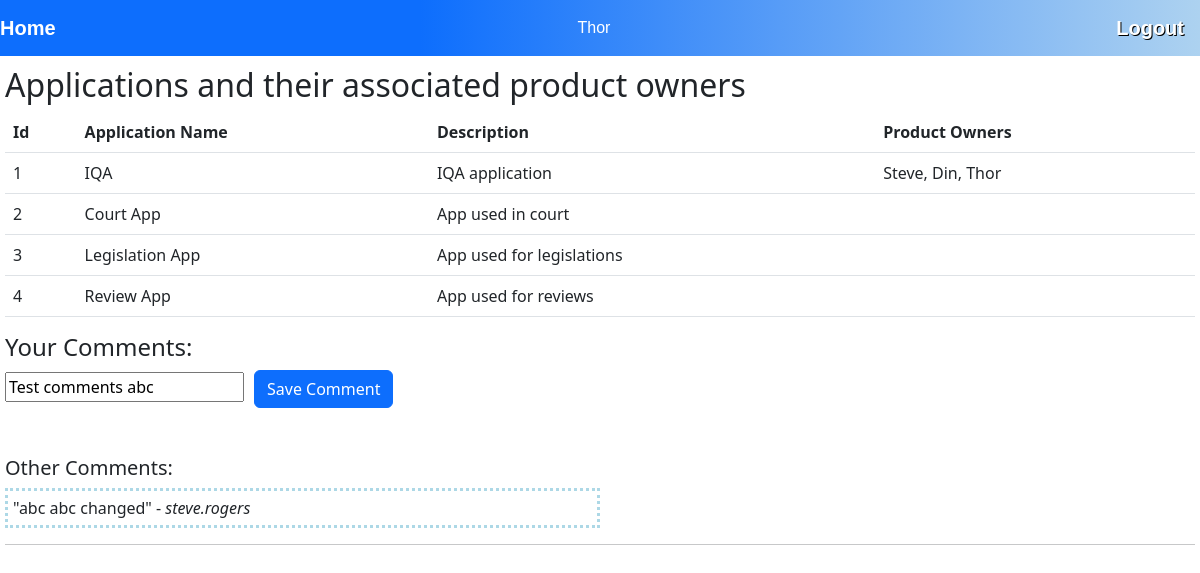
Page / (signed in) on the committed database.
### models.py (models this page shows, shortened)
class User(db.Model, UserMixin):
    id = db.Column(db.Integer, primary_key=True)
    first_name = db.Column(db.String(100), nullable=False)
    last_name = db.Column(db.String(100))
    username = db.Column(db.String(100), nullable=False)
    email = db.Column(db.String(50), unique=True, nullable=False)
    password = db.Column(db.String(100), nullable=False)
    is_admin = db.Column(db.Integer, nullable=False)
    comments = db.Column(db.String(200))

class Application(db.Model):
    id = db.Column(db.Integer, primary_key=True)
    name = db.Column(db.String(100), nullable=False, unique=True)
    description = db.Column(db.String(100))
    users = db.relationship('User', secondary=product_owners, backref='app_owners')

### app.py (the view)
@app.route("/")
@login_required
def home():
    apps = ApplicationTable.query.all()
    isAdmin = False
    if current_user.is_admin == True:
        isAdmin = True
    user = UserTable.query.filter_by(id=current_user.id).first()
    if(user.comments == None):
        user.comments = ""
    allUsersWithComments = UserTable.query.filter(UserTable.comments!=None, UserTable.comments!="", UserTable.id!=user.id).all()
    return render_template("home.html", applications=apps, isAdmin=isAdmin, currentUser=user, allComments=allUsersWithComments)

### app.py (called while the page is built)
@login_manager.user_loader
def load_user(user_id):
    return UserTable.query.get(int(user_id))

### templates/home.html (shortened to what this page needs)
{% extends "layout.html" %}
{% block content %}
    <h2 class="titleHeader">Applications and their associated product owners</h2>
    <table class="table">
      <thead>
        <tr>
          <th scope="col">Id</th>
          <th scope="col">Application Name</th>
          <th scope="col">Description</th>
          <th scope="col">Product Owners</th>
        </tr>
      </thead>
      <tbody>
        {% for item in applications %}
          <tr>
            <td>{{ item.id }}</td>
            <td>{{ item.name }}</td>
            <td>{{ item.description }}</td>
            <td>
              {% for user in item.users %}
                {% if loop.last  %}
                  {{ user.first_name }}
                {% else %}
                  {{ user.first_name }},
                {% endif %}
              {% endfor %}
            </td>
          </tr>
        {% endfor %}
      </tbody>
    </table>
    <h4>Your Comments:</h4>
    <form method="POST" action="/editComment">
      <input type="text" id="userCommentsInput" name="userComments" value ='{{ currentUser.comments }}' pattern="[a-zA-Z0-9.!\s]+" title="Only alphanumeric and some special characters are allowed"><input type="submit" value="Save Comment" class='btn btn-primary saveCommentButton'>
    </form>
    <br>
    <br>
    <h5>Other Comments:</h5>
    {% for userComment in allComments %}
      <div id="otherUserCommentsContainer">
        "{{ userComment.comments }}" - <i>{{ userComment.username }}</i>
      </div>
    {% endfor %}
{% endblock %}

### templates/layout.html (shortened to what this page needs)
<!DOCTYPE html>
<html>
    <head>
        <link rel="stylesheet" type="text/css" href="{{ url_for('static', filename='site.css')}}" />
        <link href="https://cdn.jsdelivr.net/npm/bootstrap@5.2.0/dist/css/bootstrap.min.css" rel="stylesheet">
    </head>
    <body>
        <div class="navbar">
            <a href="{{ url_for('home') }}" class="navbar-brand">Home</a>
            {% if current_user.is_authenticated %}
                {{ current_user.first_name }}
                <a href="{{ url_for('logout') }}" class="navbar-brand logoutLink">Logout</a>
            {% else %}
                <a href="{{ url_for('login') }}" class="navbar-brand">Login</a>
            {% endif %}
        </div>
        <div class="body-content">
            {% block content %}
            {% endblock %}
            <hr/>
        </div>
    </body>
</html>

### static/site.css (style rules this page uses)
.titleHeader { margin-top: 5px; }
.logoutLink { text-shadow: 1px 1px black; }
.navbar { background: rgb(13,110,253); background: linear-gradient(90deg, rgba(13,110,253,1) 0%, rgba(13,110,253,1) 35%, rgba(173,210,240,1) 100%); font-size: 1em; font-family: 'Trebuchet MS', 'Lucida Sans Unicode', 'Lucida Grande', 'Lucida Sans', Arial, sans-serif; color: white; padding: 8px 5px 8px 5px; }
.navbar a { text-decoration: none; color: inherit; }
.navbar-brand { font-size: 1.2em; font-weight: 600; }
.body-content { padding: 5px; font-family:'Segoe UI', Tahoma, Geneva, Verdana, sans-serif; }
#otherUserCommentsContainer { width: 50%; padding: 5px; margin-top: 5px; border-style: dotted; border-color: lightblue; }
.saveCommentButton { margin-left: 10px; }

### rows in the picture
User: first_name "Thor", userComments "Test comments abc"
Application: id "1", name "IQA", description "IQA application"
User: first_name "Steve", comments "abc abc changed", username "steve.rogers"
User: first_name "Din"
Application: id "2", name "Court App", description "App used in court"
Application: id "3", name "Legislation App", description "App used for legislations"
Application: id "4", name "Review App", description "App used for reviews"
